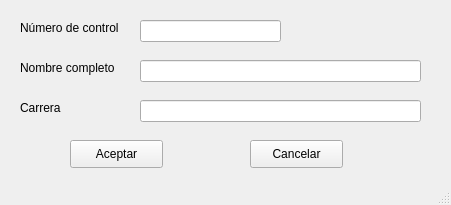
<?xml version="1.0" encoding="UTF-8"?>
<ui version="4.0">
 <class>RegistrosGUI</class>
 <widget class="QMainWindow" name="RegistrosGUI">
  <property name="geometry">
   <rect>
    <x>0</x>
    <y>0</y>
    <width>451</width>
    <height>205</height>
   </rect>
  </property>
  <property name="windowTitle">
   <string>Registros</string>
  </property>
  <widget class="QWidget" name="centralwidget">
   <widget class="QLabel" name="label">
    <property name="geometry">
     <rect>
      <x>20</x>
      <y>20</y>
      <width>121</width>
      <height>16</height>
     </rect>
    </property>
    <property name="minimumSize">
     <size>
      <width>121</width>
      <height>0</height>
     </size>
    </property>
    <property name="maximumSize">
     <size>
      <width>16777215</width>
      <height>16</height>
     </size>
    </property>
    <property name="text">
     <string>Número de control</string>
    </property>
   </widget>
   <widget class="QLabel" name="label_2">
    <property name="geometry">
     <rect>
      <x>20</x>
      <y>60</y>
      <width>111</width>
      <height>16</height>
     </rect>
    </property>
    <property name="minimumSize">
     <size>
      <width>111</width>
      <height>0</height>
     </size>
    </property>
    <property name="maximumSize">
     <size>
      <width>16777215</width>
      <height>16</height>
     </size>
    </property>
    <property name="text">
     <string>Nombre completo</string>
    </property>
   </widget>
   <widget class="QLineEdit" name="lineEdit">
    <property name="geometry">
     <rect>
      <x>140</x>
      <y>20</y>
      <width>141</width>
      <height>22</height>
     </rect>
    </property>
   </widget>
   <widget class="QLineEdit" name="lineEdit_2">
    <property name="geometry">
     <rect>
      <x>140</x>
      <y>60</y>
      <width>281</width>
      <height>22</height>
     </rect>
    </property>
   </widget>
   <widget class="QLabel" name="label_3">
    <property name="geometry">
     <rect>
      <x>20</x>
      <y>100</y>
      <width>111</width>
      <height>16</height>
     </rect>
    </property>
    <property name="text">
     <string>Carrera</string>
    </property>
   </widget>
   <widget class="QLineEdit" name="lineEdit_3">
    <property name="geometry">
     <rect>
      <x>140</x>
      <y>100</y>
      <width>281</width>
      <height>22</height>
     </rect>
    </property>
   </widget>
   <widget class="QPushButton" name="btnAceptar">
    <property name="geometry">
     <rect>
      <x>70</x>
      <y>140</y>
      <width>93</width>
      <height>28</height>
     </rect>
    </property>
    <property name="text">
     <string>Aceptar</string>
    </property>
   </widget>
   <widget class="QPushButton" name="btnCancelar">
    <property name="geometry">
     <rect>
      <x>250</x>
      <y>140</y>
      <width>93</width>
      <height>28</height>
     </rect>
    </property>
    <property name="text">
     <string>Cancelar</string>
    </property>
   </widget>
  </widget>
  <widget class="QStatusBar" name="statusbar"/>
 </widget>
 <resources/>
 <connections/>
</ui>
